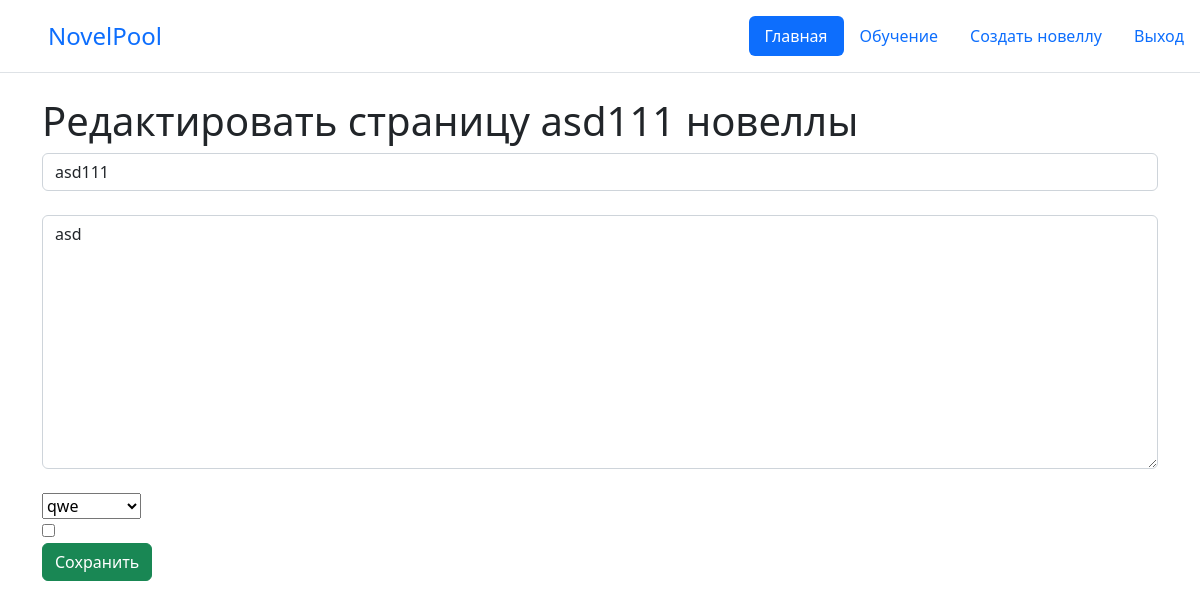
Screenshot of /edit/novel/31/page/31/ (signed in) with the database file from the repository.
### novelpoolapp/models.py (models this page shows, shortened)
class Page(models.Model):
    name = models.CharField('Название', max_length=20)
    text = models.TextField('Текст')
    chapter = models.ForeignKey(Chapter, on_delete=models.CASCADE, verbose_name='Глава')
    novel = models.ForeignKey(Novel, on_delete=models.CASCADE, verbose_name='Новелла')
    is_first = models.BooleanField('Является первой страницей', default=False)
    class Meta:
        verbose_name = 'Страница'
        verbose_name_plural = 'Страницы'
    def getOwner(self):
        return self.novel.getOwner()
    def validateUser(self, user):
        if self.getOwner() != user:
            raise PermissionDenied()

### novelpoolapp/views.py (the view, shortened to what this page needs)
# urls.py: path('edit/novel/<int:novel_id>/page/<int:page_id>/', login_required(PageEditView.as_view()), name='edit_page'),
class PageEditView(UpdateView):
    form_class = PageForm
    template_name = 'novelpool/create_page.html'
    context_object_name = 'page'
    def get_object(self, queryset=None):
        page = get_object_or_404(Page, id=self.kwargs['page_id'], novel__id=self.kwargs['novel_id'])
        page.validateUser(self.request.user)
        return page
    def get_context_data(self, **kwargs: Any) -> dict[str, Any]:
        context = super().get_context_data(**kwargs)
        context['novel'] = get_object_or_404(Novel, id=self.kwargs['novel_id'])
        if self.get_object().is_first:
            context['form'].fields['is_first'].disabled = True
        return context

### novelpoolapp/forms.py
class PageForm(ModelForm):
    class Meta:
        model = Page
        chapter = ModelChoiceField(queryset=Chapter.objects.all(), to_field_name="name")
        is_first = BooleanField(label='Первая страница')
        fields = [
            'name',
            'text',
            'chapter',
            'is_first'
        ]
        widgets = {
            'name': TextInput(attrs = {
                'class': 'form-control',
                'placeholder': 'Введите название'
            }),
            'text': Textarea(attrs = {
                'class': 'form-control',
                'placeholder': 'Введите текст'
            })
        }

### novelpoolapp/models.py (called while the page is built)
    def getOwner(self):
        return self.owner

    def __str__(self):
        return self.name

### novelpoolapp/templates/novelpool/create_page.html (shortened to what this page needs)
{% extends 'base.html' %}
{% block content %}
{% if page %}
    <h1>Редактировать страницу {{page.name}} новеллы <a href="{% url 'novel' novel_id=novel.id%}"></a></h1>
{% else %}
    <h1>Создать страницу для новеллы <a href="{% url 'novel' novel_id=novel.id%}"></a></h1>
{% endif %}
<form method="POST">
    {{form.name}}<br>
    {{form.text}}<br>
    {{form.chapter}}<br>
    {{form.is_first}}<br>
    <button type="submit" class="btn btn-success">Сохранить</button>
</form>
{% endblock %}

### rows the page displays
Page: name "asd111", text "asd", chapter "qwe"
